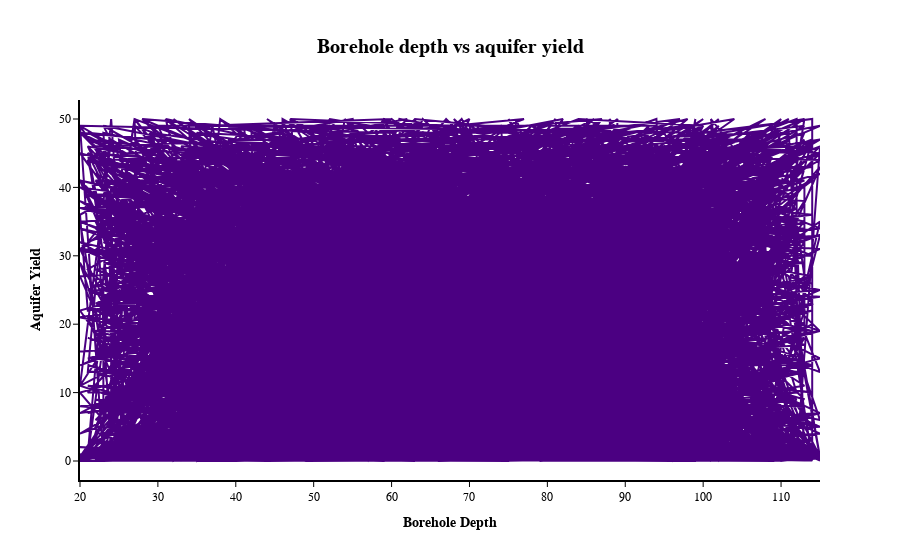

Here is the notebook cell this chart was saved with:
### Code cell
import plotly.io as pio
import plotly.graph_objs as go
figure= {
    "data": [
        go.Scatter(
            x=df["bh_depth"],
            y=df["aquifer_yield"],
            name="Borehole depth vs aquifer yield",
            marker=dict(
                color='indigo'
            ),
            hoverinfo="text",

        )
    ],
    "layout": go.Layout(
        barmode="stack",
        plot_bgcolor="#ffffff",
        paper_bgcolor="#ffffff",
        title={
            "text": "<b>Borehole depth vs aquifer yield</b>",
            "y": 0.93,
            "x": 0.5,
            "xanchor": "center",
            "yanchor": "top",
        },
        titlefont={"color": "black", "size": 20},
        hovermode="x",
        xaxis=dict(
            title="<b>Borehole Depth</b>",
            color="black",
            showline=True,
            showgrid=True,
            showticklabels=True,
            linecolor="black",
            linewidth=2,
            ticks="outside",
            tickfont=dict(family="Arial", size=12, color="black"),
        ),
        yaxis=dict(
            title="<b> Aquifer Yield </b>",
            color="black",
            showline=True,
            showgrid=True,
            showticklabels=True,
            linecolor="black",
            linewidth=2,
            ticks="outside",
            tickfont=dict(family="Arial", size=12, color="black"),
        ),
        legend={
            "orientation": "h",
            "bgcolor": "#ffffff",
            "xanchor": "center",
            "x": 0.5,
            "y": -0.6,
        },
        font=dict(family="sans-serif", size=12, color="black"),
    ),
}
fig = go.Figure(figure)
pio.show(fig)

### Figure 1 — Plotly figure (JSON) as saved in the notebook; plotly's stock layout.template omitted (floating-point values rounded to 4 significant figures; data arrays with more than 128 entries replaced by an {"elided": "..."} marker saying what was removed)
{"data": [{"hoverinfo": "text", "marker": {"color": "indigo"}, "name": "Borehole depth vs aquifer yield", "type": "scatter", "x": {"elided": "4229 int values"}, "y": {"elided": "4229 float values"}}], "layout": {"barmode": "stack", "font": {"color": "black", "family": "sans-serif", "size": 12}, "hovermode": "x", "legend": {"bgcolor": "#ffffff", "orientation": "h", "x": 0.5, "xanchor": "center", "y": -0.6}, "paper_bgcolor": "#ffffff", "plot_bgcolor": "#ffffff", "title": {"font": {"color": "black", "size": 20}, "text": "<b>Borehole depth vs aquifer yield</b>", "x": 0.5, "xanchor": "center", "y": 0.93, "yanchor": "top"}, "xaxis": {"color": "black", "linecolor": "black", "linewidth": 2, "showgrid": true, "showline": true, "showticklabels": true, "tickfont": {"color": "black", "family": "Arial", "size": 12}, "ticks": "outside", "title": {"text": "<b>Borehole Depth</b>"}}, "yaxis": {"color": "black", "linecolor": "black", "linewidth": 2, "showgrid": true, "showline": true, "showticklabels": true, "tickfont": {"color": "black", "family": "Arial", "size": 12}, "ticks": "outside", "title": {"text": "<b> Aquifer Yield </b>"}}}}
